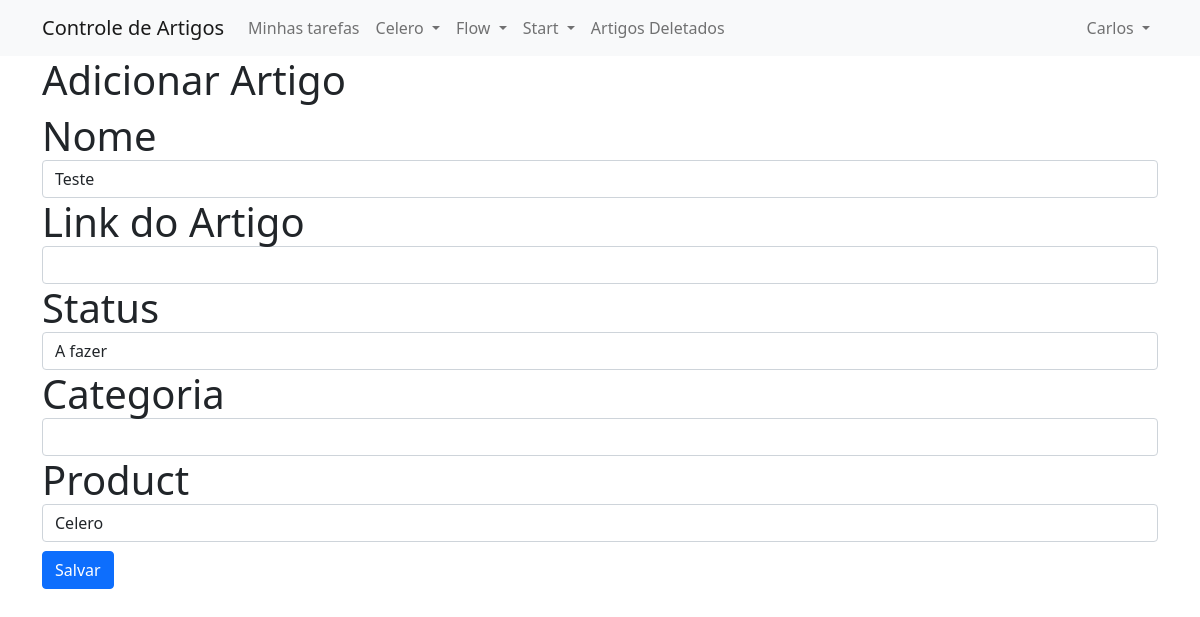
Page /artigos/editar/711d1c08-2d52-4142-8c58-a6405da36b47 (signed in) on the committed database.
### articles/models.py (models this page shows, shortened)
class Article(models.Model):
    STATUS_CHOICES = (
        ('AF', 'A fazer'),
        ('FF', 'Feito'),
        ('AR', 'Atualizar'),
        ('AO', 'Atualizado')
    )
    PRODUCT_CHOICES = (
        ('CE', 'Celero'),
        ('ST', 'Start'),
        ('FW', 'Flow')
    )
    article_id = models.UUIDField(primary_key=True, editable=False, default=uuid.uuid4)
    name = models.CharField(max_length=150)
    url = models.URLField(max_length=200, null=True, blank=True)
    status = models.CharField(max_length=2, choices=STATUS_CHOICES)
    last_updated = models.DateField(auto_now=True)
    owner = models.ForeignKey(User, null=True, blank=True, on_delete=models.SET_NULL)
    category = models.CharField(max_length=150, null=True, blank=True)
    product = models.CharField(max_length=2, choices=PRODUCT_CHOICES)
    is_deleted = models.BooleanField(default=False)

### articles/views.py (the view)
# urls.py: path('editar/<str:id>', views.edit_article, name='edit_article'),
@login_required(login_url='accounts/login')
def edit_article(request, id):
    template_name = 'articles/edit_article.html'
    context = {}
    article = get_object_or_404(Article, article_id=id, is_deleted=False)
    if request.method == 'POST':
        form = ArticleForm(request.POST, instance=article)
        if form.is_valid():
            form.save()
            if article.product == 'CE':
                return redirect('artigos:celero_list_articles')
            elif article.product == 'ST':
                return redirect('artigos:start_list_articles')
            elif article.product == 'FW':
                return redirect('artigos:flow_list_articles')
    else:
        form = ArticleForm(instance=article)
    context['form'] = form
    return render(request, template_name, context)

### articles/forms.py
class ArticleForm(forms.ModelForm):
    class Meta:
        model = Article
        exclude = ('owner', 'is_deleted', 'last_updated')

### templates/articles/edit_article.html (shortened to what this page needs)
{% extends 'base.html' %}
{% load widget_tweaks %}
{% block body %}
    <div class="container">
        <h1> Adicionar Artigo<h1>
        <div class="row">
            <div class="col-md-12">
                <form action="" method="POST">
                    <div class="form-group">
                        <label for={{form.name.id_for_label}}>Nome</label>
                        {{form.name|add_class:"form-control"|attr:"autofocus"}}
                    </div>
                    <div class="form-group">
                        <label for={{form.url.id_for_label}}>Link do Artigo</label>
                        {{form.url|add_class:"form-control"}}
                    </div>
                    <div class="form-group">
                        <label for={{form.status.id_for_label}}>Status</label>
                        {{form.status|add_class:"form-control"}}
                    </div>
                    <div class="form-group">
                        <label for={{form.category.id_for_label}}>Categoria</label>
                        {{form.category|add_class:"form-control"}}
                    </div>
                    <div class="form-group">
                        <label for={{form.status.id_for_label}}>Product</label>
                        {{form.product|add_class:"form-control"}}
                    </div>
                    <button type="submit" class="btn btn-primary">Salvar</button>
                </form>
            </div>
        </div>
    </div>
{% endblock body %}

### templates/base.html (shortened to what this page needs)
{% load static %}
<!DOCTYPE html>
<html lang="pt-br">
    <head>
        <link rel="stylesheet" href="{% static 'css/bootstrap.min.css' %}">
        <link rel="stylesheet" href="//code.jquery.com/ui/1.12.1/themes/base/jquery-ui.css">
        <link href="https://cdn.jsdelivr.net/npm/select2@4.1.0-rc.0/dist/css/select2.min.css" rel="stylesheet" />
    </head>
    <body>
      <nav class="navbar navbar-expand-lg navbar-light bg-light">
        <div class="container">
          <a class="navbar-brand" href="#">Controle de Artigos</a>
          {% if user.is_authenticated %}
          <div class="collapse navbar-collapse" id="navbarSupportedContent">
            <ul class="navbar-nav mr-auto">
              <li class="nav-item active">
                <a class="nav-link" href="{% url 'artigos:home' %}">Minhas tarefas </a>
              </li>
              <li class="nav-item dropdown">
                <a class="nav-link dropdown-toggle" href="#" id="navbarDropdown" role="button" data-toggle="dropdown" aria-haspopup="true" aria-expanded="false">
                  Celero
                </a>
              </li>
              <li class="nav-item dropdown">
                <a class="nav-link dropdown-toggle" href="#" id="navbarDropdown" role="button" data-toggle="dropdown" aria-haspopup="true" aria-expanded="false">
                  Flow
                </a>
              </li>
              <li class="nav-item dropdown">
                <a class="nav-link dropdown-toggle" href="#" id="navbarDropdown" role="button" data-toggle="dropdown" aria-haspopup="true" aria-expanded="false">
                  Start
                </a>
              </li>
              <li class="nav-item active">
                <a class="nav-link" href="{% url 'artigos:list_deleted_articles' %}">Artigos Deletados </a>
              </li>
            </ul>
          </div>
          {% endif %}
            <ul class="navbar-nav">
              {% if user.is_authenticated %}
              <li class="nav-item dropdown">
                <a class="nav-link dropdown-toggle" href="#" id="navbarDropdown" role="button" data-toggle="dropdown" aria-haspopup="true" aria-expanded="false">
                  {{user.first_name}}
                </a>
              </li>
              {% endif %}
          </ul>
        </div>
        </nav>
        {% block body %}
        {% endblock body %}
    </body>
</html>

### rows in the picture
Article: name "Teste", status "A fazer", product "Celero"

### other values in the picture
{{ user.first_name }} "Carlos"
